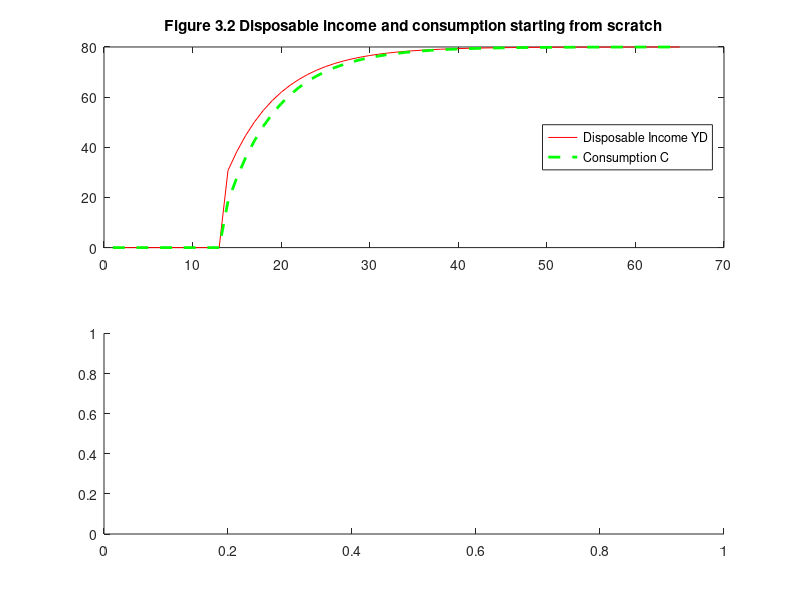

Write MATLAB code to recreate this figure. (Note: this script raises an error after producing the figure.)
%SIM model, from Godley and Lavoie, Monetary Economics, ch. 3

%Created by Marco Veronese Passarella on 30 April 2020

%Close and clear everything
close all
clear all

%Define number of periods
nPeriods = 65;      

% Identify parameters
theta = 0.2;        % Tax rate
alpha1 = 0.6;       % Marginal propensity to consume out of income
alpha2 = 0.4;       % Marginal propensity to consume out of wealth

% Create variables
C = zeros(nPeriods,1);     % Consumption
Y = zeros(nPeriods,1);     % Output (national income)
YD = zeros(nPeriods,1);    % Disposable income
tax = zeros(nPeriods,1);   % Tax revenue
Hs = zeros(nPeriods,1);    % Money supply
Hh = zeros(nPeriods,1);    % Money demand
N = zeros(nPeriods,1);     % Labour
W = ones(nPeriods,1);      % Wages
G = zeros(nPeriods,1);     % Government spending
S = zeros(nPeriods,1);     % Saving (change in wealth)

%Create time loop
for t = 2:nPeriods
    
    for j = 1:20
    
        % Government spending (exogenous)
        if t>=14 G(t)=20;
                
        C(t) = alpha1*YD(t) + alpha2*Hh(t-1);
        Y(t) = C(t) + G(t);
        N(t) = Y(t)/W(t);
        tax(t) = theta*W(t)*N(t);                                       
        YD(t) = W(t)*N(t) - tax(t);                                     
        Hs(t) = Hs(t-1) + G(t) - tax(t);                                     
        S(t) = YD(t) - C(t);
        Hh(t) = Hh(t-1) + S(t);                                                                            
                
        end
    end
end


% Plots
periods = (1:nPeriods)';

subplot(2,1,1)
plot(periods, YD, 'r', periods, C, '--g', 'linewidth', 2)
legend('Disposable Income YD', 'Consumption C')
legend('location', 'east')
title('Figure 3.2 Disposable income and consumption starting from scratch') 

subplot(2,1,2)
yyaxis right
plot(periods, Hs, 'b', 'linewidth', 2)
yyaxis left
plot(periods, S, '-.r', 'linewidth', 2)
legend('Wealth level H (money stock)', 'Household saving (change in H)')
legend('location', 'east')
title('Figure 3.3 Wealth change and wealth level, starting from scratch')